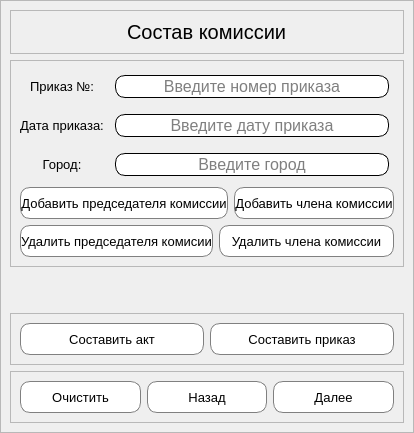
      <widget class="QWidget" name="page_two">
       <layout class="QVBoxLayout" name="verticalLayout_7">
        <property name="leftMargin">
         <number>0</number>
        </property>
        <property name="topMargin">
         <number>0</number>
        </property>
        <property name="rightMargin">
         <number>0</number>
        </property>
        <property name="bottomMargin">
         <number>0</number>
        </property>
        <item>
         <widget class="QFrame" name="frame_4">
          <property name="frameShape">
           <enum>QFrame::StyledPanel</enum>
          </property>
          <property name="frameShadow">
           <enum>QFrame::Raised</enum>
          </property>
          <layout class="QVBoxLayout" name="verticalLayout_8">
           <item>
            <widget class="QFrame" name="second_page_header_frame">
             <property name="frameShape">
              <enum>QFrame::StyledPanel</enum>
             </property>
             <property name="frameShadow">
              <enum>QFrame::Raised</enum>
             </property>
             <layout class="QVBoxLayout" name="verticalLayout_9">
              <item alignment="Qt::AlignHCenter|Qt::AlignVCenter">
               <widget class="QLabel" name="label_2">
                <property name="styleSheet">
                 <string notr="true">	font-family: &quot;Segoe UI&quot;;
	font-size: 15pt;</string>
                </property>
                <property name="text">
                 <string>Состав комиссии</string>
                </property>
               </widget>
              </item>
             </layout>
            </widget>
           </item>
           <item>
            <widget class="QFrame" name="second_page_main_frame">
             <property name="frameShape">
              <enum>QFrame::StyledPanel</enum>
             </property>
             <property name="frameShadow">
              <enum>QFrame::Raised</enum>
             </property>
             <layout class="QVBoxLayout" name="verticalLayout_10">
              <item>
               <layout class="QGridLayout" name="second_page_main_grid">
                <item row="0" column="0">
                 <widget class="QLabel" name="order_number_label">
                  <property name="styleSheet">
                   <string notr="true">	font-family: &quot;Segoe UI&quot;;
	font-size: 10pt;</string>
                  </property>
                  <property name="text">
                   <string>Приказ №:</string>
                  </property>
                  <property name="alignment">
                   <set>Qt::AlignCenter</set>
                  </property>
                 </widget>
                </item>
                <item row="1" column="0">
                 <widget class="QLabel" name="order_date_label">
                  <property name="styleSheet">
                   <string notr="true">	font-family: &quot;Segoe UI&quot;;
	font-size: 10pt;</string>
                  </property>
                  <property name="text">
                   <string>Дата приказа:</string>
                  </property>
                  <property name="alignment">
                   <set>Qt::AlignCenter</set>
                  </property>
                 </widget>
                </item>
                <item row="0" column="1">
                 <widget class="QLineEdit" name="order_number_line">
                  <property name="font">
                   <font>
                    <family>Segoe UI</family>
                    <pointsize>12</pointsize>
                   </font>
                  </property>
                  <property name="styleSheet">
                   <string notr="true">margin: 5px;
border: 1px solid white;
border-radius: 10px;
border-color: black;
	font-family: &quot;Segoe UI&quot;;
	font-size: 12pt;</string>
                  </property>
                  <property name="alignment">
                   <set>Qt::AlignCenter</set>
                  </property>
                  <property name="placeholderText">
                   <string>Введите номер приказа</string>
                  </property>
                 </widget>
                </item>
                <item row="1" column="1">
                 <widget class="QLineEdit" name="order_date_line">
                  <property name="font">
                   <font>
                    <family>Segoe UI</family>
                    <pointsize>12</pointsize>
                   </font>
                  </property>
                  <property name="styleSheet">
                   <string notr="true">margin: 5px;
border: 1px solid white;
border-radius: 10px;
border-color: black;
	font-family: &quot;Segoe UI&quot;;
	font-size: 12pt;</string>
                  </property>
                  <property name="alignment">
                   <set>Qt::AlignCenter</set>
                  </property>
                  <property name="placeholderText">
                   <string>Введите дату приказа</string>
                  </property>
                 </widget>
                </item>
                <item row="2" column="0">
                 <widget class="QLabel" name="city_label">
                  <property name="styleSheet">
                   <string notr="true">	font-family: &quot;Segoe UI&quot;;
	font-size: 10pt;</string>
                  </property>
                  <property name="text">
                   <string>Город:</string>
                  </property>
                  <property name="alignment">
                   <set>Qt::AlignCenter</set>
                  </property>
                 </widget>
                </item>
                <item row="2" column="1">
                 <widget class="QLineEdit" name="city_line">
                  <property name="font">
                   <font>
                    <family>Segoe UI</family>
                    <pointsize>12</pointsize>
                   </font>
                  </property>
                  <property name="styleSheet">
                   <string notr="true">margin: 5px;
border: 1px solid white;
border-radius: 10px;
border-color: black;
	font-family: &quot;Segoe UI&quot;;
	font-size: 12pt;</string>
                  </property>
                  <property name="alignment">
                   <set>Qt::AlignCenter</set>
                  </property>
                  <property name="placeholderText">
                   <string>Введите город</string>
                  </property>
                 </widget>
                </item>
               </layout>
              </item>
              <item>
               <layout class="QHBoxLayout" name="horizontalLayout_2">
                <item>
                 <widget class="QPushButton" name="add_comission_header_button">
                  <property name="styleSheet">
                   <string notr="true">#add_comission_header_button{
	height: 30px;
	border: 1px solid grey;
	border-radius: 10px;
	background-color: white;
	transition-duration: 1.5s;
	font-family: &quot;Segoe UI&quot;;
	font-size: 10pt;
}
#add_comission_header_button:hover{
	
	background-color: rgb(170, 255, 0);
	border-radius: 10px;
	border: transparent;
}</string>
                  </property>
                  <property name="text">
                   <string>Добавить председателя комиссии</string>
                  </property>
                 </widget>
                </item>
                <item>
                 <widget class="QPushButton" name="add_comission_button">
                  <property name="styleSheet">
                   <string notr="true">#add_comission_button{
	height: 30px;
	border: 1px solid grey;
	border-radius: 10px;
	background-color: white;
	transition-duration: 1.5s;
	font-family: &quot;Segoe UI&quot;;
	font-size: 10pt;
}
#add_comission_button:hover{
	
	background-color: rgb(170, 255, 0);
	border-radius: 10px;
	border: transparent;
}</string>
                  </property>
                  <property name="text">
                   <string>Добавить члена комиссии</string>
                  </property>
                 </widget>
                </item>
               </layout>
              </item>
              <item>
               <layout class="QHBoxLayout" name="horizontalLayout_3">
                <item>
                 <widget class="QPushButton" name="del_comission_header_button">
                  <property name="styleSheet">
                   <string notr="true">#del_comission_header_button{
	height: 30px;
	border: 1px solid grey;
	border-radius: 10px;
	background-color: white;
	transition-duration: 1.5s;
	font-family: &quot;Segoe UI&quot;;
	font-size: 10pt;
}
#del_comission_header_button:hover{
	background-color: rgb(255, 44, 44);
	border-radius: 10px;
	border: transparent;
}</string>
                  </property>
                  <property name="text">
                   <string>Удалить председателя комисии</string>
                  </property>
                 </widget>
                </item>
                <item>
                 <widget class="QPushButton" name="del_comission_button">
                  <property name="styleSheet">
                   <string notr="true">#del_comission_button{
	height: 30px;
	border: 1px solid grey;
	border-radius: 10px;
	background-color: white;
	transition-duration: 1.5s;
	font-family: &quot;Segoe UI&quot;;
	font-size: 10pt;
}
#del_comission_button:hover{
	background-color: rgb(255, 44, 44);
	border-radius: 10px;
	border: transparent;
}	</string>
                  </property>
                  <property name="text">
                   <string>Удалить члена комиссии</string>
                  </property>
                 </widget>
                </item>
               </layout>
              </item>
              <item>
               <layout class="QVBoxLayout" name="verticalLayout_11"/>
              </item>
             </layout>
            </widget>
           </item>
           <item>
            <spacer name="verticalSpacer">
             <property name="orientation">
              <enum>Qt::Vertical</enum>
             </property>
             <property name="sizeHint" stdset="0">
              <size>
               <width>20</width>
               <height>40</height>
              </size>
             </property>
            </spacer>
           </item>
           <item>
            <widget class="QFrame" name="second_page_buttons_frame_2">
             <property name="frameShape">
              <enum>QFrame::StyledPanel</enum>
             </property>
             <property name="frameShadow">
              <enum>QFrame::Raised</enum>
             </property>
             <layout class="QHBoxLayout" name="horizontalLayout_6">
              <item>
               <widget class="QPushButton" name="create_act_button">
                <property name="styleSheet">
                 <string notr="true">#create_act_button{
	height: 30px;
	border: 1px solid grey;
	border-radius: 10px;
	background-color: white;
	transition-duration: 1.5s;
	font-family: &quot;Segoe UI&quot;;
	font-size: 10pt;
}
#create_act_button:hover{
	
	background-color: rgb(170, 255, 0);
	border-radius: 10px;
	border: transparent;
}</string>
                </property>
                <property name="text">
                 <string>Составить акт</string>
                </property>
               </widget>
              </item>
              <item>
               <widget class="QPushButton" name="create_order_button">
                <property name="styleSheet">
                 <string notr="true">#create_order_button{
	height: 30px;
	border: 1px solid grey;
	border-radius: 10px;
	background-color: white;
	transition-duration: 1.5s;
	font-family: &quot;Segoe UI&quot;;
	font-size: 10pt;
}
#create_order_button:hover{
	
	background-color: rgb(170, 255, 0);
	border-radius: 10px;
	border: transparent;
}</string>
                </property>
                <property name="text">
                 <string>Составить приказ</string>
                </property>
               </widget>
              </item>
             </layout>
            </widget>
           </item>
           <item>
            <widget class="QFrame" name="second_page_buttons_frame">
             <property name="frameShape">
              <enum>QFrame::StyledPanel</enum>
             </property>
             <property name="frameShadow">
              <enum>QFrame::Raised</enum>
             </property>
             <layout class="QHBoxLayout" name="horizontalLayout_4">
              <item>
               <widget class="QPushButton" name="second_page_clear_button">
                <property name="styleSheet">
                 <string notr="true">#second_page_clear_button{
	height: 30px;
	border: 1px solid grey;
	border-radius: 10px;
	background-color: white;
	transition-duration: 1.5s;
	font-family: &quot;Segoe UI&quot;;
	font-size: 10pt;
}
#second_page_clear_button:hover{
	background-color: rgb(255, 44, 44);
	border-radius: 10px;
	border: transparent;
}</string>
                </property>
                <property name="text">
                 <string>Очистить</string>
                </property>
               </widget>
              </item>
              <item>
               <widget class="QPushButton" name="second_page_back_button">
                <property name="styleSheet">
                 <string notr="true">#second_page_back_button{
	height: 30px;
	border: 1px solid grey;
	border-radius: 10px;
	background-color: white;
	transition-duration: 1.5s;
	font-family: &quot;Segoe UI&quot;;
	font-size: 10pt;
}
#second_page_back_button:hover{
	
	background-color: rgb(255, 17, 17);
	border-radius: 10px;
	border: transparent;
}</string>
                </property>
                <property name="text">
                 <string>Назад</string>
                </property>
               </widget>
              </item>
              <item>
               <widget class="QPushButton" name="second_page_next_button">
                <property name="styleSheet">
                 <string notr="true">#second_page_next_button{
	height: 30px;
	border: 1px solid grey;
	border-radius: 10px;
	background-color: white;
	transition-duration: 1.5s;
	font-family: &quot;Segoe UI&quot;;
	font-size: 10pt;
}
#second_page_next_button:hover{
	
	background-color: rgb(60, 122, 255);
	border-radius: 10px;
	border: transparent;
}</string>
                </property>
                <property name="text">
                 <string>Далее</string>
                </property>
               </widget>
              </item>
             </layout>
            </widget>
           </item>
          </layout>
         </widget>
        </item>
       </layout>
      </widget>
